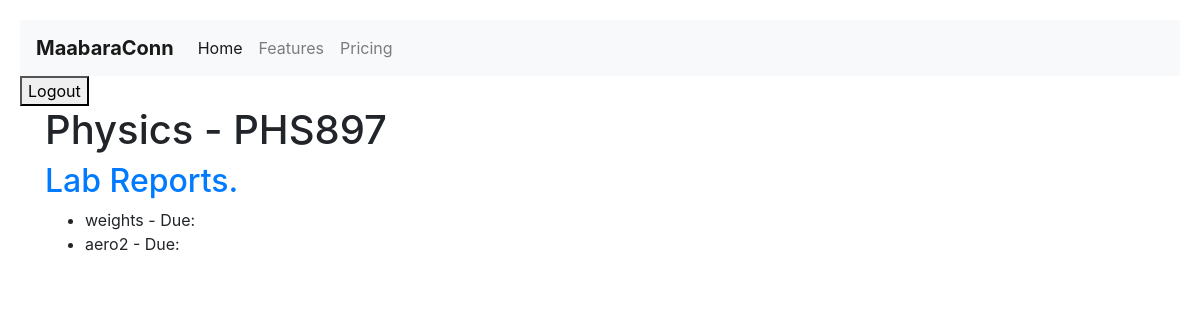
The app's page /users/course/2/ with its own data.
### users/models.py (models this page shows, shortened)
class Course(models.Model):
    name = models.CharField(max_length=255, unique=True)
    code = models.CharField(max_length=10, unique=True)
    lecturer = models.ForeignKey(
        User, on_delete=models.CASCADE, related_name='courses')
    student = models.ManyToManyField(
        User, related_name='enrolled_courses', blank=False)

class LabReport(models.Model):
    REPORT_TYPE_CHOICES = [
        ('IND', 'Individual'),
        ('GRP', 'Group'),
    ]
    report_type = models.CharField(
        max_length=3, choices=REPORT_TYPE_CHOICES, default='IND')
    creator = models.ForeignKey(
        settings.AUTH_USER_MODEL, on_delete=models.CASCADE, related_name='created_lab_reports'
    )
    student = models.ForeignKey(
        settings.AUTH_USER_MODEL, on_delete=models.CASCADE, related_name='student_lab_reports', null=True, blank=True
    )
    course = models.ForeignKey(
        Course, on_delete=models.CASCADE, related_name='lab_reports'
    )
    title = models.CharField(max_length=255)
    description = models.TextField()
    laboratory = models.ForeignKey(
        Laboratory, on_delete=models.CASCADE, related_name='lab_reports', null=True
    )
    document = models.FileField(upload_to='lab_reports/')
    submitted_at = models.DateTimeField(auto_now_add=True)
    status = models.CharField(max_length=100, default='Pending')
    template = models.ForeignKey(
        LabTemplate, on_delete=models.SET_NULL, null=True, blank=True, related_name='lab_reports'
    )
    is_active = models.BooleanField(default=True)

### users/views.py (the view)
# urls.py: path('course/<int:course_id>/', views.course_detail, name='course_detail'),
def course_detail(request, course_id):
    course = get_object_or_404(Course, pk=course_id)
    lab_reports = LabReport.objects.filter(course=course)
    return render(request, 'users/course_detail.html', {'course': course, 'lab_reports': lab_reports})

### users/templates/users/course_detail.html
{% extends 'base.html' %} {% block content %}
<div class="container">
  <h1>{{ course.name }} - {{ course.code }}</h1>
  <section>
    <h2>Lab Reports.</h2>
    <ul>
      {% for lab_report in lab_reports %}
      <li>{{ lab_report.title }} - Due: {{ lab_report.due_date }}</li>
      {% endfor %}
    </ul>
  </section>
</div>
{% endblock %}

### users/static/css/styles.css (style rules this page uses)
body { font-family: Arial, sans-serif; background-color: #007bff; }
body { font-family: "Segoe UI", Tahoma, Geneva, Verdana, sans-serif; line-height: 1.6; background-color: #6d3d3d; color: #333; margin: 0; padding: 20px; }
h2, h3 { color: #007bff; }

### records on screen
Course: name "Physics", code "PHS897"
LabReport: title "weights"
LabReport: title "aero2"
